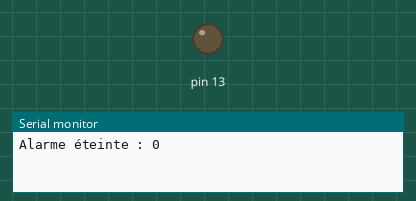
The sketch below on a simulated Arduino Uno, built with avr-gcc and run on an emulated ATmega328P. On the bench: output pins drawn as LEDs (lit = HIGH), the last lines printed to the serial monitor.

Above: at 1.0 s.
At 3.0 s:
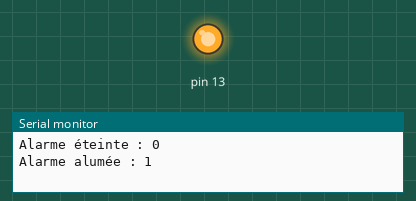
Timing chart, 0 to 5.2 s (numbered marks = the images above):
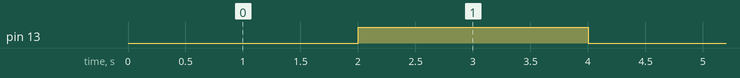

The sketch:

code_LED.ino
```cpp
void setup(){
  Serial.begin(9600);
  pinMode(13, OUTPUT);
}

void loop(){
  digitalWrite(13, LOW);
  Serial.println("Alarme éteinte : 0");
  delay(2000);
  digitalWrite(13, HIGH);
  Serial.println("Alarme alumée : 1");
  delay(2000);
}
```

Measured:
- by itself, pin 13: alternates HIGH for 2.0 s and LOW for 2.0 s
